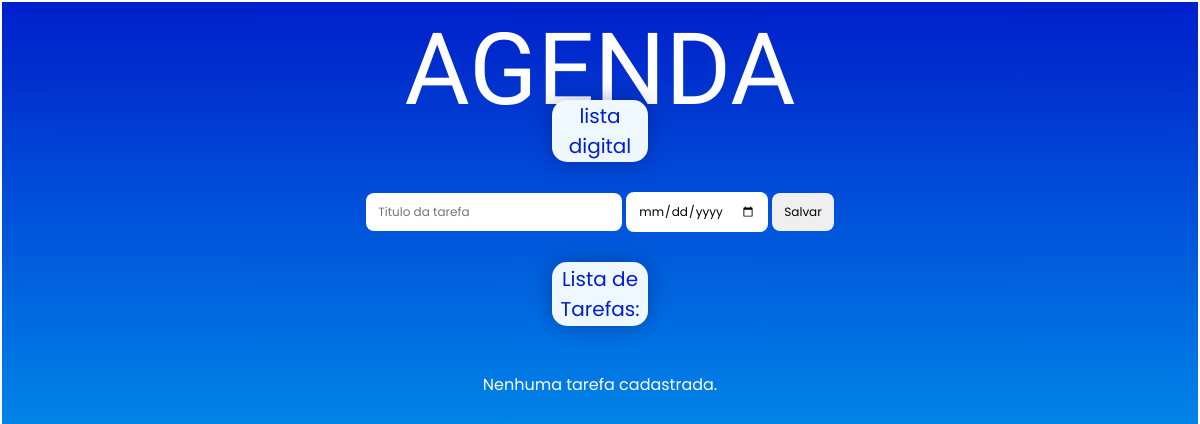
Page /agenda on the earlier database version.
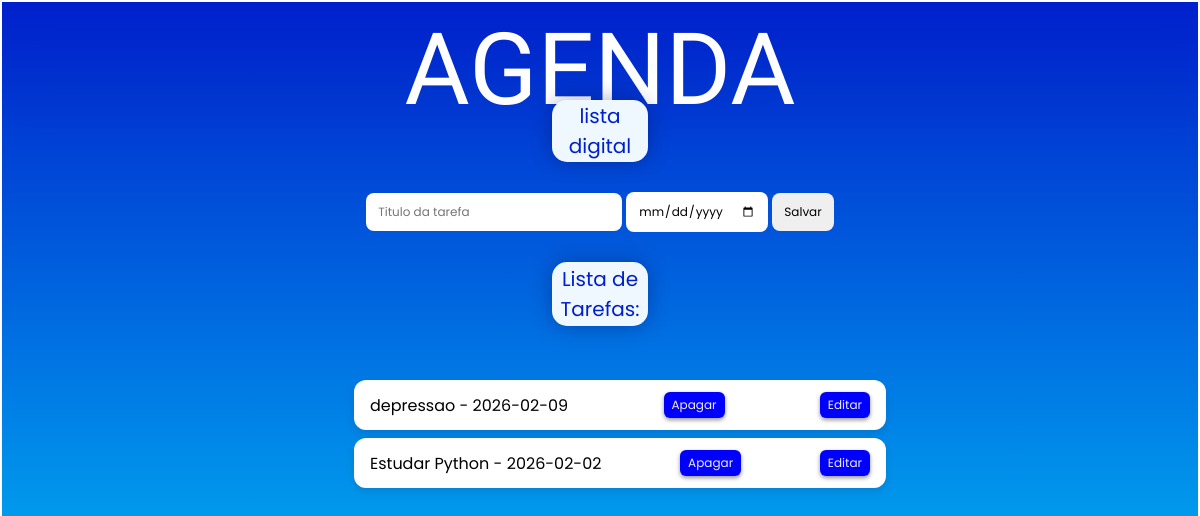
Same page on the later database version.
### tables this page shows
CREATE TABLE tarefas (
        id  INTEGER PRIMARY KEY AUTOINCREMENT,
        titulo_tarefa TEXT NOT NULL,
        data_conclusao TEXT);

### app.py (the view)
@app.route('/agenda', methods=['GET', 'POST'])
def agenda():
    tarefas = None
    if request.method == 'POST':
        titulo_tarefa = request.form ['titulo-tarefa']
        data_conclusao = request.form['data-conclusao']
        tarefa = Tarefa(titulo_tarefa, data_conclusao)
        tarefa.salvar_tarefa()
    tarefas = Tarefa.obter_tarefas()
    return render_template('agenda.html', titulo= 'Agenda', tarefas=tarefas)

### models/database.py (called while the page is built)
    def buscar_tudo(self, query: str, params: tuple = ()) -> list[Any]:
        self.cursor.execute(query, params)
        return self.cursor.fetchall()

    def close(self) -> None:
        self.connection.close()

    def __enter__(self) -> Self:
        return self

    def __exit__(self, exc_type: Optional[Type[BaseException]], exc_value: Optional[BaseException], tb: Optional[TracebackType]) -> None:
        if exc_type is not None:
            print("Se lascoukkk")
            print(f"Tipo: {exc_type.__name__}")
            print(f"menagem: {exc_value}")
            print("traceback completo")
            traceback.print_tb(tb)
        self.close()

### models/tarefa.py (called while the page is built)
    @classmethod
    def obter_tarefas(cls) -> list[Self]:
        with Database('./data/tarefas.sqlite3') as db:
            query: str = 'SELECT titulo_tarefa, data_conclusao, id FROM tarefas;'
            resultados: list[Any] = db.buscar_tudo(query)
            tarefas: list[Self] = [cls(titulo, data, id) for titulo, data, id in resultados]
            return tarefas

### templates/agenda.html (shortened to what this page needs)
{% extends "base.html" %}
{% block content %}
    <div class="subtitulo"><h2 class="poppins-regular">lista digital</h2></div>
    <form method="POST">
        <input type="text" name="titulo-tarefa" id="titulo-tarefa" placeholder="Titulo da tarefa"
        required class="poppins-regular" value="{{ tarefa_selecionada.titulo_tarefa if tarefa_selecionada else ''}}">
        <input type="date" name="data-conclusao" id="data-conclusao" class="poppins-regular" value="{{ tarefa_selecionada.data_conclusao if tarefa_selecionada else ''}}">
        <button type="submit" class="poppins-regular"> Salvar </button>
    </form>
<h2 class="subtitulo" id="listatitulo"> Lista de Tarefas: </h2>
{% if tarefas %}
    <ul>
        {% for tarefa in tarefas %}
            <li class="tarefa-card">{{ tarefa.titulo_tarefa }} - {{ tarefa.data_conclusao }}
            <a href="{{ url_for('delete', idTarefa=tarefa.id_tarefa) }}" id="apagar">Apagar</a>
            <a href="{{ url_for('update', idTarefa=tarefa.id_tarefa) }}" id="apagar">Editar</a>
            </li>
        {%endfor%}
    </ul>
{% else %}
    <p class="poppins-regular" style="color: white;" id="nenhum">Nenhuma tarefa cadastrada.</p>
{% endif %}
{% endblock %}

### templates/base.html (shortened to what this page needs)
<!DOCTYPE html>
<html lang="pt-br">
<head>
    <link rel="stylesheet" href="{{url_for('static', filename='style.css')}}">
</head>
<body>
    <h1 class="modak-regular">{{ titulo }}</h1>
    {% block content %} {% endblock%}
</body>
</html>

### static/style.css (style rules this page uses)
html, body { height: 100%; margin: 0; }
body { display: flex; flex-direction: column; background: linear-gradient(to bottom, rgb(0, 31, 204), rgb(0, 221, 255)); text-align: center; border: 2px solid rgb(255, 255, 255); box-sizing: border-box; }
.modak-regular { font-family: "Modak", system-ui; font-weight: 400; font-style: normal; }
.poppins-regular { font-family: "Poppins", sans-serif; font-weight: 400; font-style: normal; }
h1 { text-align: center; font-size: 100px; margin-bottom: 30px; line-height: 1px; color: rgb(255, 255, 255); box-shadow: 10px 10px 50px rgb(0, 11, 73); text-transform: uppercase; }
h2 { text-align: center; font-size: 20px; margin-top: 1px; margin-bottom: 1px; color: rgb(0, 31, 204); font-weight: 300; }
.subtitulo { display: block; background-color: aliceblue; margin-left: 550px; margin-right: 550px; margin-bottom: 30px; border-radius: 15px; box-shadow: 0px 0px 20px rgba(0, 11, 73, 0.342); font-family: "Poppins", sans-serif; }
input[type="text"], input[type="date"] { padding: 10px 12px; font-size: 12px; border: none; border-radius: 8px; outline: none; transition: 0.3s; }
button { padding: 10px 12px; font-size: 12px; border: none; border-radius: 8px; outline: none; transition: 0.3s; }
.tarefa-card { font-family: "Poppins", sans-serif; background: #fff; border-radius: 12px; padding: 12px 16px; margin: 8px auto; max-width: 500px; display: flex; align-items: center; box-shadow: 0 4px 8px rgba(0,0,0,0.1); transition: transform 0.2s; }
#listatitulo { padding: 2px; margin-top: 30px; font-weight: 400; }
#apagar { justify-content: flex-end; text-align: right; text-decoration: none; color: #eeebff; font-size: 12px; padding: 4px 8px; border-radius: 6px; background-color: blue; box-shadow: 0 2px 4px rgba(0, 0, 0, 0.422); margin-left: auto; display: flex; }

Differences in the rows shown:
added tarefas: titulo_tarefa "depressao", data_conclusao "2026-02-09"
added tarefas: titulo_tarefa "Estudar Python", data_conclusao "2026-02-02"
Other differences:
text no longer shown: "Nenhuma tarefa cadastrada."
